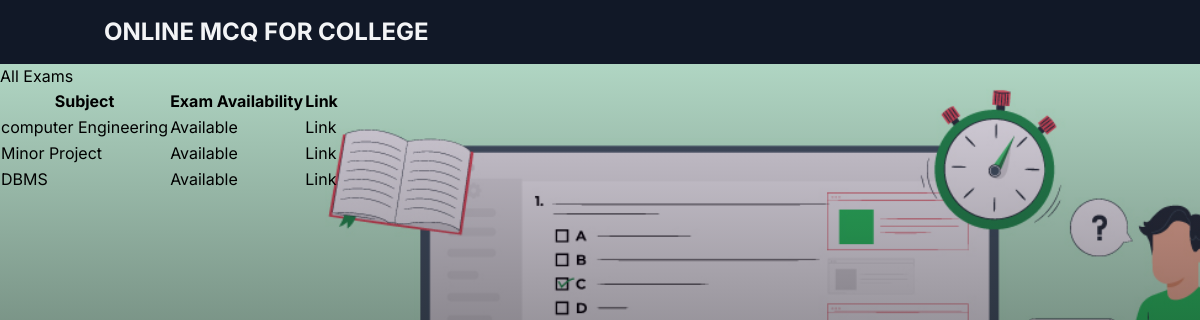
The page /subjects (signed in) on the database its author committed.
### base/models.py (models this page shows)
class Subject(models.Model):
    subject = models.CharField(max_length=50,null=True,blank=False)
    SubCode = models.CharField(max_length=10,null=True)
    year = models.CharField(max_length=3,null=True,blank=False,default='1st')
    availability = models.BooleanField(default=False)
    def __str__(self):
        return self.subject

### base/views.py (the view)
# urls.py: path('subjects',views.checkExam,name='checkExam'),
def checkExam(request):
    user = request.user
    if user.is_authenticated:
        subjects = Subject.objects.all()
        print(subjects)
        data = {}
        for subject in subjects:
            if Question.objects.filter(subject=subject).exists():
                easycount = Question.objects.filter(subject=subject,level='E').count()
                mediumcount = Question.objects.filter(subject=subject,level='M').count()
                hardcount = Question.objects.filter(subject=subject,level='H').count()
                if easycount>=10 and mediumcount>=5 and hardcount>=5:
                    subject.availability = True
                    subject.save()
        subjects = Subject.objects.all()
        print([subject.availability for subject in subjects])
        return render(request,'base/checkExams.html',{'subjects':subjects})
    else:
        return redirect('studentlogin')

### base/templatetags/custom_tags.py (called while the page is built)
@register.filter(name='get_availability')
def get_availability(value):
    if value==True:
        return "Available"
    else:
        return "Not Available"

### base/templates/base/checkExams.html (shortened to what this page needs)
{% extends 'base.html' %}
{% load custom_tags %}
{% block content %}
    <h1>All Exams</h1>
        {% if user.is_authenticated %}
        <table>
            <tr>
                <th>Subject</th>
                <th>Exam Availability</th>
                <th>Link</th>
            </tr>
            {% for subject in subjects %}
            <tr>
                <td>{{subject.subject}}</td>
                <td>{{subject.availability|get_availability }}</td>
                {% if subject.availability %}
                <td><a href="{% url 'examquestion' %}">Link</a></td>
                {% else %}
                <td>-</td>
                {% endif %}
            </tr>
            {% endfor %}
        </table
        {% endif %}
{% endblock %}

### rows shown on the page
Subject: subject "computer Engineering", availability|get_availability "Available", shows "Link"
Subject: subject "Minor Project", availability|get_availability "Available", shows "Link"
Subject: subject "DBMS", availability|get_availability "Available", shows "Link"
